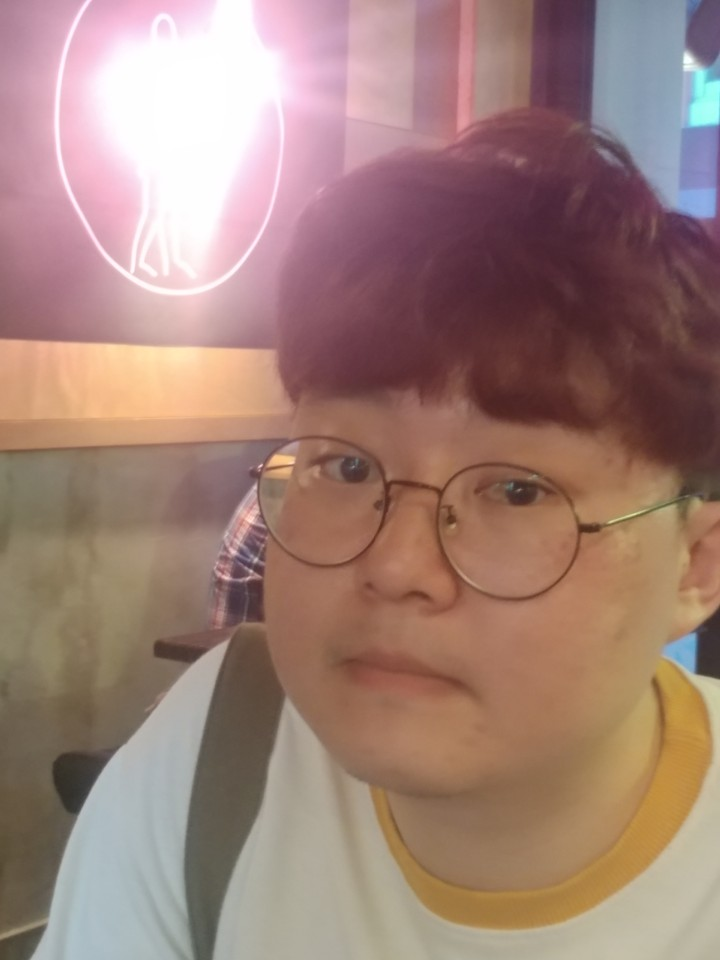
#> input picture display/d.jpg, 720 x 960 px, given in place of picture.jpg, which was not available
$ python iris_detection.py   (older library calls are emulated)
#> lines starting #> are read from the running program, lines starting #| are printed output that depends on the picture; after the words box and inside, x2 and y2 are one past the last pixel; in counts of white or black regions, pixels touching at a corner belong together; pictures that were not available may be replaced by others from this repository, and a replacement may not be noted
#> further down, image is the input picture: shape (960, 720, 3); mean B, G, R 119.9, 129.2, 159.5
import argparse
import numpy as np
import cv2
import time
import math

from sympy.solvers import solve
from sympy import Symbol

X_POS = 0
Y_POS = 1
Thresh = 170
imageName = "picture.jpg"

def modImage(sceneName, img, kernel, erodeNum, dilateNum, invertion=False):
	ret, result = cv2.threshold(img, Thresh, 255, cv2.THRESH_BINARY+cv2.THRESH_OTSU)

	if(invertion):
		result = cv2.bitwise_not(result)

	result = cv2.erode(result, kernel, iterations=erodeNum)
	result = cv2.dilate(result, kernel, iterations=dilateNum)

	result = cv2.GaussianBlur(result, (5,5), 0)

	return result

def searchBorder(img, numOfBorder):
	result_point = []
	myQ = []

	height, width = img.shape[:2]

	visited = [[False for rows in range(0, height)]for cols in range(0, width)]

	#direction = [ [0, -1], [1, -1], [1, 0], [1, 1], [0, 1], [-1, 1], [-1, 0], [-1, -1] ]

	direction = [ [0, 1], [1, 1], [1, 0], [-1, 1], [-1, 0], [-1, 1], [0, -1], [1, -1]]
	start_x = int(width / 2)
	start_y = int(height / 2)

	startBorder = False
	borderCounter = 0

	search_cursor_x = -1
	search_cursor_y = -1

	for y in range(start_y, 0, -1):
		for x in range(start_x, 0, -1):

			if(img[y][x] != 0 and not startBorder):
				startBorder = True
				search_cursor_x = x
				search_cursor_y = y
				borderCounter += 1

			elif(img[y][x] != 0 and startBorder):
				startBorder = False
				borderCounter = 0

			elif(img[y][x] == 0 and startBorder):
				borderCounter += 1

			if(startBorder and borderCounter > 10):
				myQ.append([search_cursor_x, search_cursor_y])

				while len(myQ) != 0:
					point = myQ.pop(0)

					try:
						if(visited[point[Y_POS]][point[X_POS]]):
							continue
					except:
						continue

					visited[point[Y_POS]][point[X_POS]] = True
					result_point.append(point)
					if( len(result_point) >= numOfBorder ):
						return result_point

					test_border = False
					temp_list = []
					for dir in direction:
						next_point = [ point[X_POS] + dir[X_POS], point[Y_POS] + dir[Y_POS] ]

						try:
							if(img[next_point[Y_POS]][next_point[X_POS]] == 0):
								temp_list.append(next_point)
							else:
								test_border = True
						except:
							continue

					if(test_border):
						for temp_point in temp_list:
							myQ.append(temp_point)

				return result_point

def findCircleCenter(pointA, pointB, pointC):
	x = Symbol('x')
	y = Symbol('y')

	AB_center_x = (pointA[X_POS] + pointB[X_POS])/2
	AB_center_y = (pointA[Y_POS] + pointB[Y_POS])/2
	AB_incline = (pointA[X_POS] - pointB[X_POS]) / (pointA[Y_POS] - pointB[Y_POS])

	equation1 = AB_incline * x + y - AB_incline*AB_center_x - AB_center_y

	AC_center_x = (pointA[X_POS] + pointC[X_POS])/2
	AC_center_y = (pointA[Y_POS] + pointC[Y_POS])/2
	AC_incline = (pointA[X_POS] - pointC[X_POS]) / (pointA[Y_POS] - pointC[Y_POS])

	equation2 = AC_incline * x + y - AC_incline*AC_center_x - AC_center_y

	result = solve( (equation1, equation2), dict=True)
	temp_total = math.pow(result[0][x] - pointA[X_POS], 2) + math.pow(result[0][y] - pointA[Y_POS], 2)
	radius = math.sqrt(temp_total)

	return int(result[0][x]), int(result[0][y]), int(radius)

def findResult(pointList, rate):
	unit_length = int(len(pointList) / 3)
	total_length = int(len(pointList) - unit_length*2)

	result = {}

	for i in range(0, rate):
		try:
			x,y,radius = findCircleCenter(pointList[i], pointList[i+unit_length], pointList[i+unit_length*2])
			if (x,y) in result:
				result[(x,y)].append(radius)
			else:
				result[(x,y)] = [ radius ]

		except:
			continue

		if(x < 0 or y < 0):
			continue

	if len(result) == 0:
		return None, None, None

	max_key = max(result, key=lambda p: len(result[p]))
	max_value = result[max_key]

	return int(max_key[0]), int(max_key[1]), int(sum(max_value) / float(len(max_value)))

def drawCircle(pointList, output_image, point_color, circle_color, rate):
	unit_length = int(len(pointList) / 3)
	total_length = int(len(pointList) - unit_length*2)

	for i in range(0, rate):
		try:
			x,y,radius = findCircleCenter(pointList[i], pointList[i+unit_length], pointList[i+unit_length*2])
		except:
			continue

		if(x < 0 or y < 0):
			continue

		cv2.circle(output_image, (x,y), radius, circle_color, 1)
		cv2.rectangle(output_image, (x-2, y-2), (x+2, y+2), point_color, -1)


def getPupil(eye_img):
	pupilImg = cv2.inRange(eye_img.copy(), (30,30,30), (80,80,80))
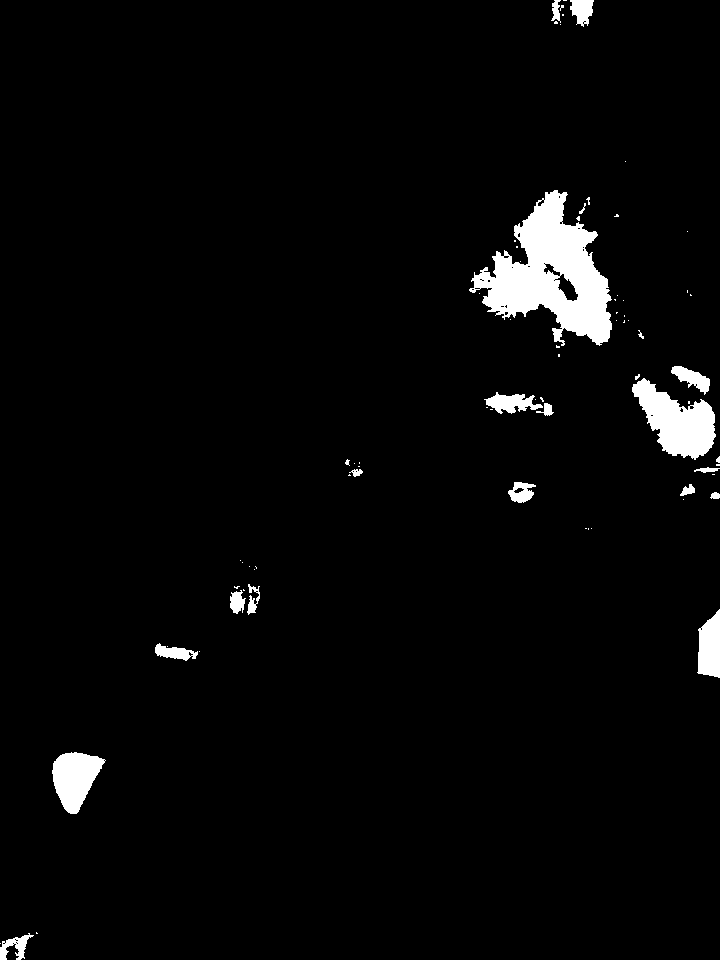
#> pupilImg: shape (960, 720); 3.2% white; 76 white regions (54 under 20 px)

	_, contours, __ = cv2.findContours(pupilImg, cv2.RETR_EXTERNAL, cv2.CHAIN_APPROX_SIMPLE)
#> contours = 76 contours, 58 with area under 20; largest, box (x1, y1, x2, y2) and area: (469, 190, 612, 346) 10782, (632, 378, 716, 460) 3568, (52, 752, 106, 814) 2008, (697, 609, 720, 678) 1133, (484, 392, 543, 414) 614
	del pupilImg
	pupilImg = eye_img.copy()

	for cnt in contours:
		moments = cv2.moments(cnt)
		area = moments['m00']
		if (area > 50):
			pupilArea = area
			x = moments['m10']/area
			y = moments['m01']/area
			pupil = contours
			global centroid
			centroid = (int(x),int(y))
			cv2.drawContours(pupilImg, pupil, -1, (0,255,0), -1)
			break
#> this loop made 2 passes
#> (area, pupilArea, x, y, centroid) on pass 2: (339, 339, 14.56, 946.1, (14, 946))
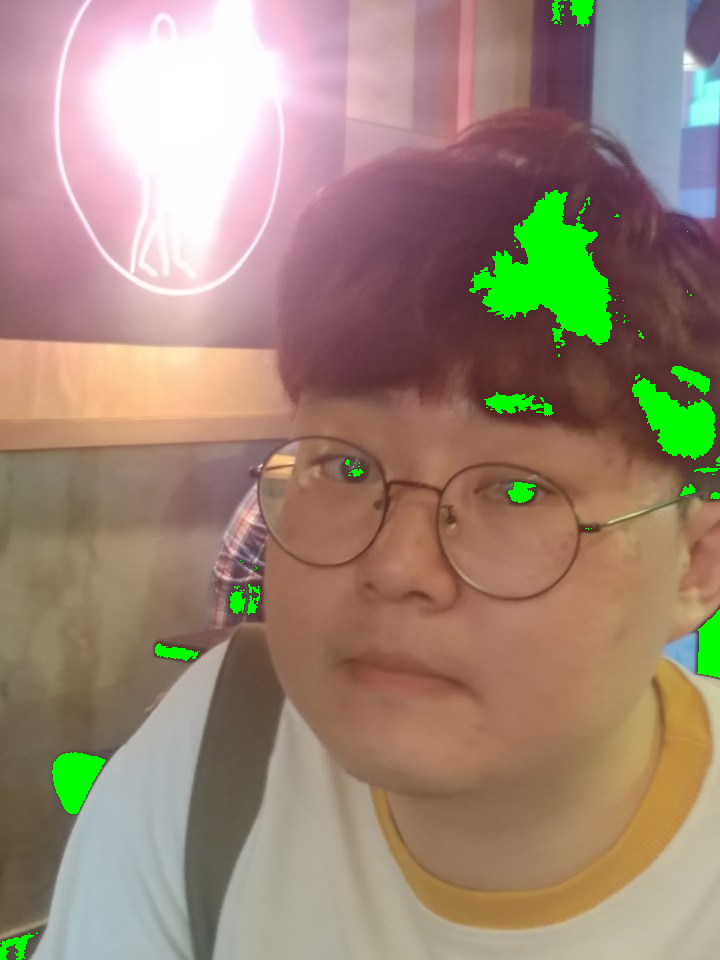
#> pupilImg: shape (960, 720, 3); 3.24% of pixels changed, all inside (x1, y1, x2, y2) = (0, 0, 720, 960)

	return (pupilImg)


def irisDetect_debug(output, image, scale, rate):
	kernel = cv2.getStructuringElement(cv2.MORPH_ELLIPSE, (5,5))

	processed_img = getPupil(image.copy())

	hsv = cv2.cvtColor(processed_img, cv2.COLOR_BGR2HSV)
	(channel_h, channel_s, channel_v) = cv2.split(hsv)
	cv2.imshow("hue", channel_h)
	cv2.imshow("saturation", channel_s)
	cv2.imshow("value", channel_v)

	pupil = modImage("pu_man", channel_h, kernel, 5, 5)
	iris = modImage("ir_man", channel_v, kernel, 8, 8, True)
	cv2.imshow("pupil", pupil)
	cv2.imshow("iris", iris)

	pupil_point_list = searchBorder(pupil, scale)
	iris_point_list = searchBorder(iris, scale)

	if not pupil_point_list is None:
		drawCircle(pupil_point_list, output, (255, 255, 0), (0, 255, 0), rate)

	if not iris_point_list is None:
		drawCircle(iris_point_list, output, (0, 255, 255), (255, 0, 0), rate)

def irisDetect(output, image, scale, rate):
	kernel = cv2.getStructuringElement(cv2.MORPH_ELLIPSE, (5,5))

	processed_img = getPupil(image.copy())

	hsv = cv2.cvtColor(processed_img, cv2.COLOR_BGR2HSV)
#> hsv: shape (960, 720, 3); mean H, S, V 65.2, 85.6, 167.4
	(channel_h, channel_s, channel_v) = cv2.split(hsv)
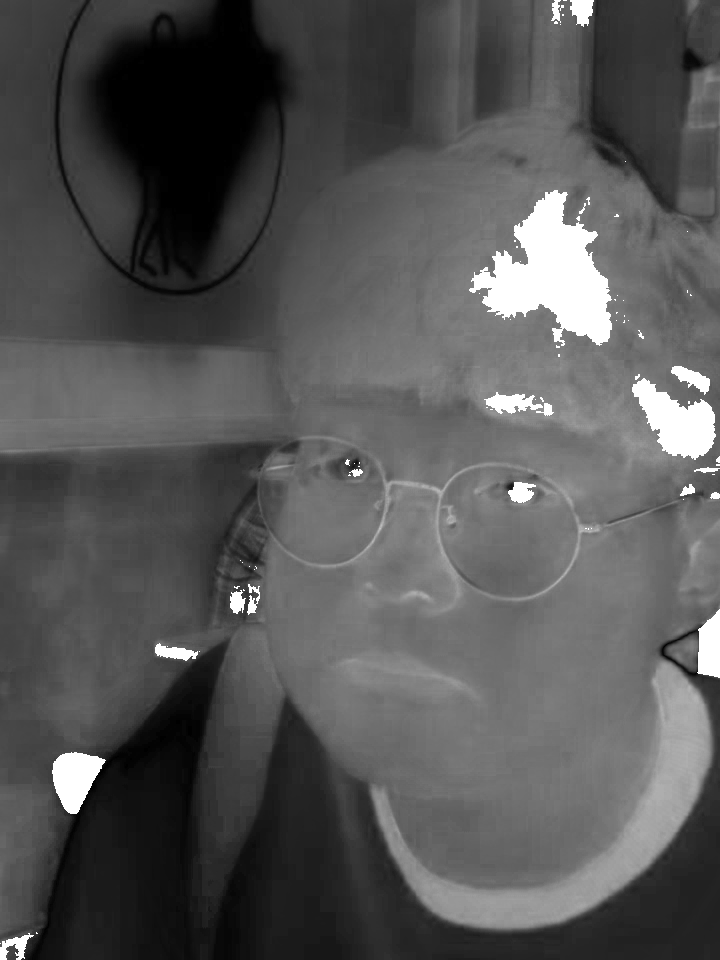
#> channel_s: shape (960, 720); min 0, max 255, mean 85.6
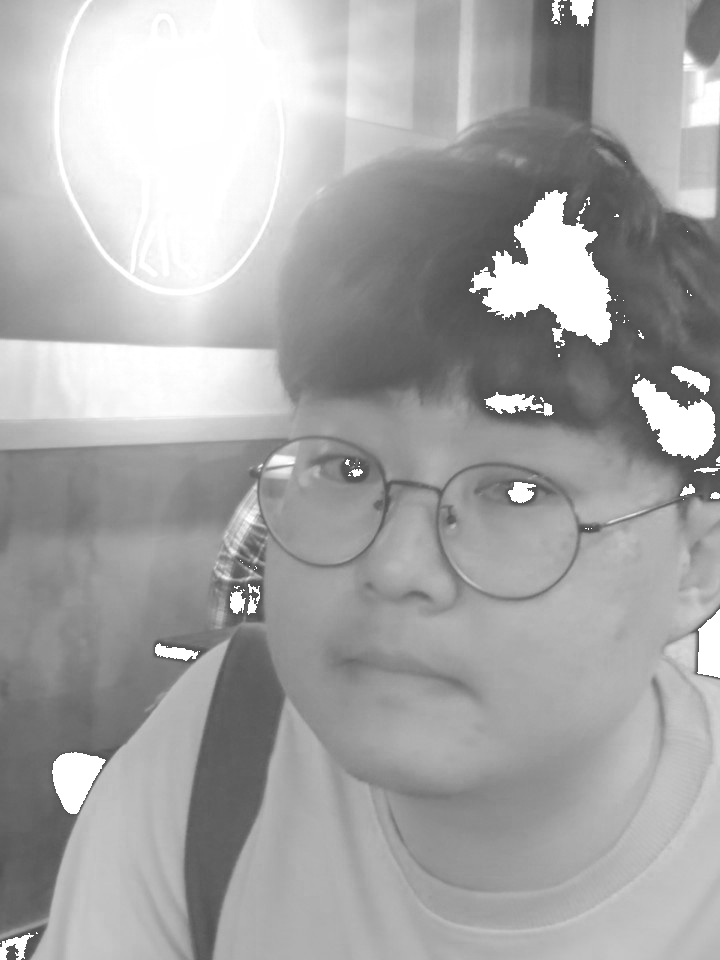
#> channel_v: shape (960, 720); min 77, max 255, mean 167.4

	pupil = modImage("pu_man", channel_h, kernel, 5, 5)
#> in modImage, `ret, result = cv2.threshold(img, Thresh, 255, cv2.THRESH_BINARY+cv2.TH..`: result: shape (960, 720); 34.9% white; 54 white regions (36 under 20 px), largest, box (x1, y1, x2, y2) and area: (0, 0, 720, 394) 210449, (36, 740, 186, 960) 21970, (202, 440, 288, 626) 6064
#> in modImage, `ret, result = cv2.threshold(img, Thresh, 255, cv2.THRESH_BINARY+cv2.TH..`: ret = 86
#> in modImage, `result = cv2.erode(result, kernel, iterations=erodeNum)`: result: shape (960, 720); 27.1% white; 9 white regions (2 under 20 px), largest, box (x1, y1, x2, y2) and area: (206, 0, 720, 383) 126956, (0, 0, 214, 330) 43729, (47, 754, 176, 960) 15234
#> in modImage, `result = cv2.dilate(result, kernel, iterations=dilateNum)`: result: shape (960, 720); 32.5% white; 8 white regions, largest, box (x1, y1, x2, y2) and area: (196, 0, 720, 393) 149787, (0, 0, 224, 340) 49854, (37, 744, 186, 960) 20809
	iris = modImage("ir_man", channel_v, kernel, 8, 8, True)
#> call 2 of modImage, with sceneName = 'ir_man', kernel = array of shape (5, 5), erodeNum = 8, dilateNum = 8, invertion = True
#> in modImage (call 2), `ret, result = cv2.threshold(img, Thresh, 255, cv2.THRESH_BINARY+cv2.TH..`:
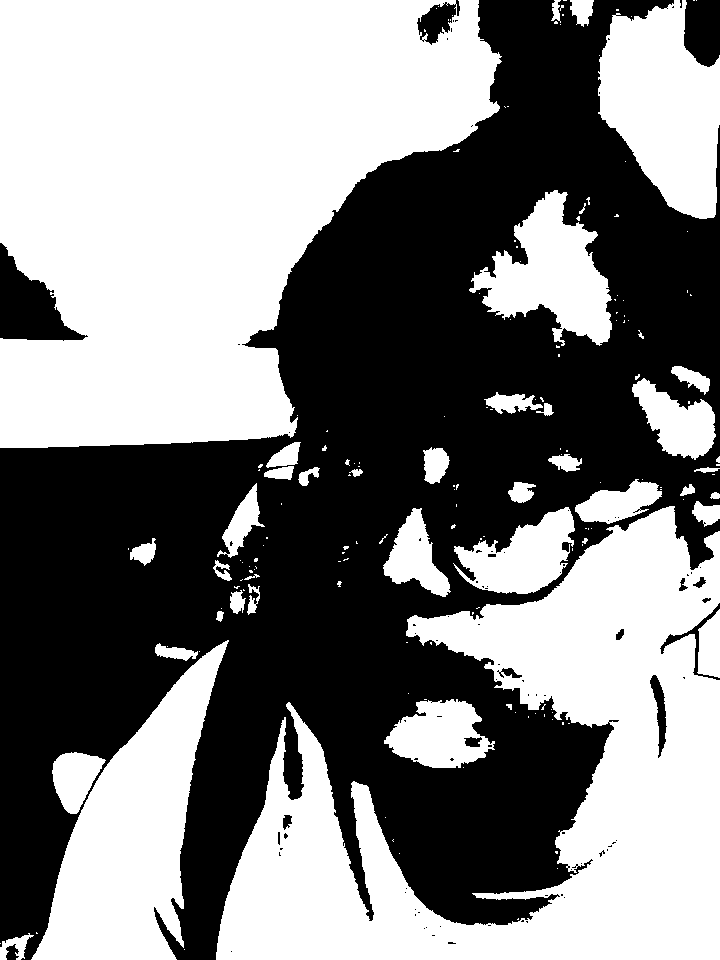
#> result: shape (960, 720); 51% white; 90 black regions (74 under 20 px), largest, box (x1, y1, x2, y2) and area: (0, 0, 720, 960) 329199, (0, 243, 88, 341) 4118, (684, 0, 720, 67) 2111
#> in modImage (call 2), `ret, result = cv2.threshold(img, Thresh, 255, cv2.THRESH_BINARY+cv2.TH..`: ret = 166
#> in modImage (call 2), `result = cv2.erode(result, kernel, iterations=erodeNum)`: result: shape (960, 720); 27.8% white; 9 white regions (3 under 20 px), largest, box (x1, y1, x2, y2) and area: (196, 0, 720, 941) 134042, (0, 456, 244, 926) 55995, (0, 275, 45, 324) 1294, (701, 0, 720, 45) 664, (550, 483, 576, 496) 161, (436, 498, 440, 513) 29
#> in modImage (call 2), `result = cv2.dilate(result, kernel, iterations=dilateNum)`:
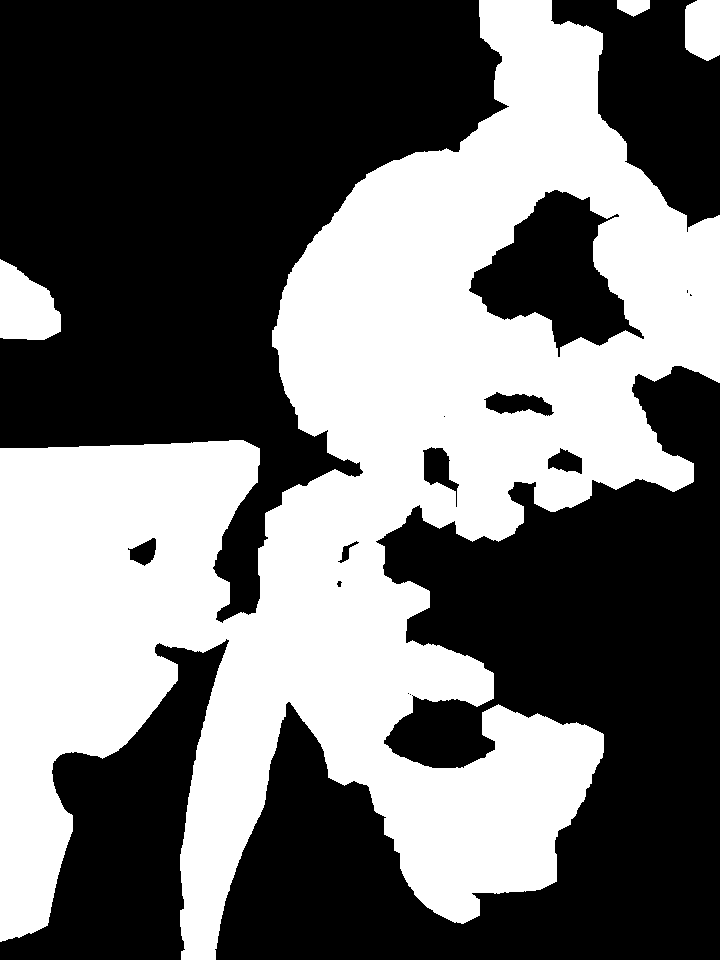
#> result: shape (960, 720); 43.7% white; 4 white regions, box (x1, y1, x2, y2) and area: (0, 0, 720, 960) 295881, (0, 259, 61, 340) 3534, (685, 0, 720, 61) 1928, (617, 0, 650, 17) 417

	pupil_point_list = searchBorder(pupil, scale)
#> pupil_point_list = 471 pairs, first value 198 to 259, second value 450 to 517
	iris_point_list = searchBorder(iris, scale)
#> iris_point_list = 1500 pairs, first value 217 to 359, second value 225 to 618

	if not pupil_point_list is None:
		x,y,radius = findResult(pupil_point_list, rate)
#> in findResult, `unit_length = int(len(pointList) / 3)`: unit_length = 157
#> the loop in findResult, `for i in range(0, rate):` made 30 passes
#> (x, y, radius) on passes 1 to 12: (234, 482, 34), (233, 480, 34), (227, 484, 29), (227, 484, 28), (238, 493, 41), (232, 481, 34), (232, 481, 34), (227, 485, 29), (228, 483, 29), (228, 481, 30), (241, 500, 48), (241, 497, 46)
#> after the loop in findResult, `for i in range(0, rate):`: result = 21 items
#> in findResult, `max_key = max(result, key=lambda p: len(result[p]))`: max_key = (227, 484)
#> in findResult, `max_value = result[max_key]`: max_value = [29, 28, 29, 29]
#> x = 227; y = 484; radius = 28

		if x is not None:
			cv2.circle(output, (x,y), radius, (0, 255, 0), 1)
			cv2.rectangle(output, (x-2, y-2), (x+2, y+2), (255, 255, 0), -1)
#> output: shape (960, 720, 3); mean B, G, R 119.8, 129.2, 159.5
	"""
	if not iris_point_list is None:
		x,y,radius = findResult(iris_point_list, rate)

		if x is not None:
			cv2.circle(output, (x,y), radius, (255, 0, 0), 1)
			cv2.rectangle(output, (x-2, y-2), (x+2, y+2), (0, 255, 255), -1)
	"""

if __name__ == "__main__":
	image = cv2.imread(imageName)
	output = image.copy()

	irisDetect(output, image, 1500, 30)
	cv2.imshow("display", output)

	cv2.waitKey(0)
	if cv2.waitKey(1)&0xFF == ord('q'):
#> (key q is pressed here)
		cv2.destroyAllWindows()

$ run again, on display/eye10.jpg
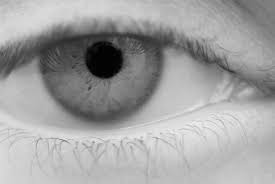
#> input picture display/eye10.jpg, 275 x 184 px, given in place of picture.jpg, which was not available
#> image is the input picture: shape (184, 275, 3); min 0, max 243, mean 160.9
#> in getPupil, `pupilImg = cv2.inRange(eye_img.copy(), (30,30,30), (80,80,80))`:
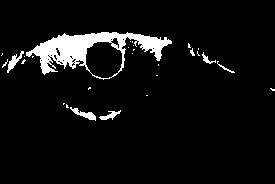
#> pupilImg: shape (184, 275); 6% white; 28 white regions (21 under 20 px)
#> contours = 28 contours, 23 with area under 20; largest, box (x1, y1, x2, y2) and area: (26, 32, 172, 80) 3362, (70, 107, 96, 121) 101, (7, 51, 24, 73) 90, (99, 110, 121, 120) 64, (202, 52, 216, 64) 32
#> the loop in getPupil, `for cnt in contours:` made 1 pass
#> (area, pupilArea, x, y, centroid) on pass 1: (64, 64, 109.5, 115.3, (109, 115))
#> hsv: shape (184, 275, 3); mean H, S, V 4.9, 20.9, 177.6
#> channel_h: shape (184, 275); values 0 (black) and 60 (white), 8.2% white; 28 white regions (21 under 20 px), largest, box (x1, y1, x2, y2) and area: (26, 32, 172, 80) 3606, (70, 107, 96, 121) 132, (7, 51, 24, 73) 122
#> ret = 0
#> pupil_point_list = 552 pairs, first value 40 to 127, second value 28 to 83
#> iris_point_list = 763 pairs, first value 42 to 159, second value 56 to 118
#> unit_length = 184
#> the loop in findResult, `for i in range(0, rate):` made 30 passes
#> (x, y, radius) on passes 1 to 8: (83, 40, 44), (84, 41, 44), (102, 55, 26), (98, 54, 27), (83, 38, 45), (102, 56, 27), (103, 55, 27), (41, 136, 79)
#> after the loop in findResult, `for i in range(0, rate):`: result = 25 items
#> max_key = (99, 55)
#> max_value = [26, 27, 26]
#> in irisDetect, `x,y,radius = findResult(pupil_point_list, rate)`: x = 99; y = 55; radius = 26
#> in irisDetect, `cv2.rectangle(output, (x-2, y-2), (x+2, y+2), (255, 255, 0), -1)`:
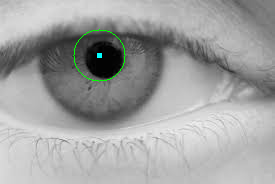
#> output: shape (184, 275, 3); mean B, G, R 160.8, 161.5, 160.6

$ run again, on display/eye2.jpg
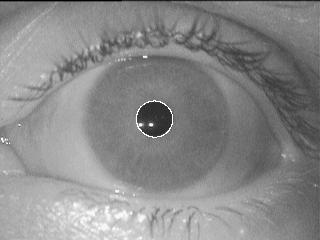
#> input picture display/eye2.jpg, 320 x 240 px, given in place of picture.jpg, which was not available
#> image is the input picture: shape (240, 320, 3); min 0, max 255, mean 137.2
#> in getPupil, `pupilImg = cv2.inRange(eye_img.copy(), (30,30,30), (80,80,80))`:
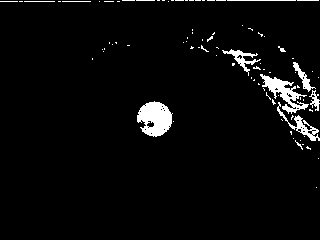
#> pupilImg: shape (240, 320); 3.8% white; 87 white regions (76 under 20 px)
#> contours = 87 contours, 81 with area under 20; largest, box (x1, y1, x2, y2) and area: (137, 101, 173, 137) 860, (260, 74, 309, 114) 544, (277, 102, 320, 141) 266, (222, 49, 261, 76) 200, (293, 62, 316, 92) 147, (309, 90, 320, 111) 71
#> the loop in getPupil, `for cnt in contours:` made 14 passes
#> (area, pupilArea, x, y, centroid) on pass 14: (265.5, 265.5, 302, 126.7, (301, 126))
#> hsv: shape (240, 320, 3); mean H, S, V 2.4, 10.1, 144.6
#> channel_h: shape (240, 320); values 0 (black) and 60 (white), 4% white; 87 white regions (76 under 20 px), largest, box (x1, y1, x2, y2) and area: (137, 101, 173, 137) 920, (260, 74, 309, 114) 672, (277, 102, 320, 141) 356
#> ret = 0
#> pupil_point_list = 300 pairs, first value 136 to 174, second value 97 to 140
#> iris_point_list = 983 pairs, first value 81 to 239, second value 46 to 197
#> unit_length = 100
#> the loop in findResult, `for i in range(0, rate):` made 30 passes
#> (x, y, radius) on passes 1 to 8: (157, 119, 19), (157, 117, 20), (157, 116, 20), (152, 115, 17), (158, 119, 20), (156, 118, 20), (157, 116, 21), (155, 120, 19)
#> after the loop in findResult, `for i in range(0, rate):`: result = 24 items
#> max_key = (157, 117)
#> max_value = [20, 20]
#> in irisDetect, `x,y,radius = findResult(pupil_point_list, rate)`: x = 157; y = 117; radius = 20
#> in irisDetect, `cv2.rectangle(output, (x-2, y-2), (x+2, y+2), (255, 255, 0), -1)`:
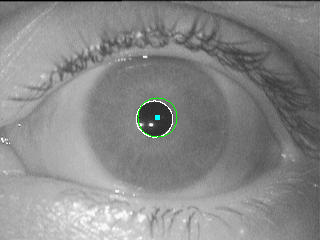
#> output: shape (240, 320, 3); mean B, G, R 137.1, 137.5, 137
